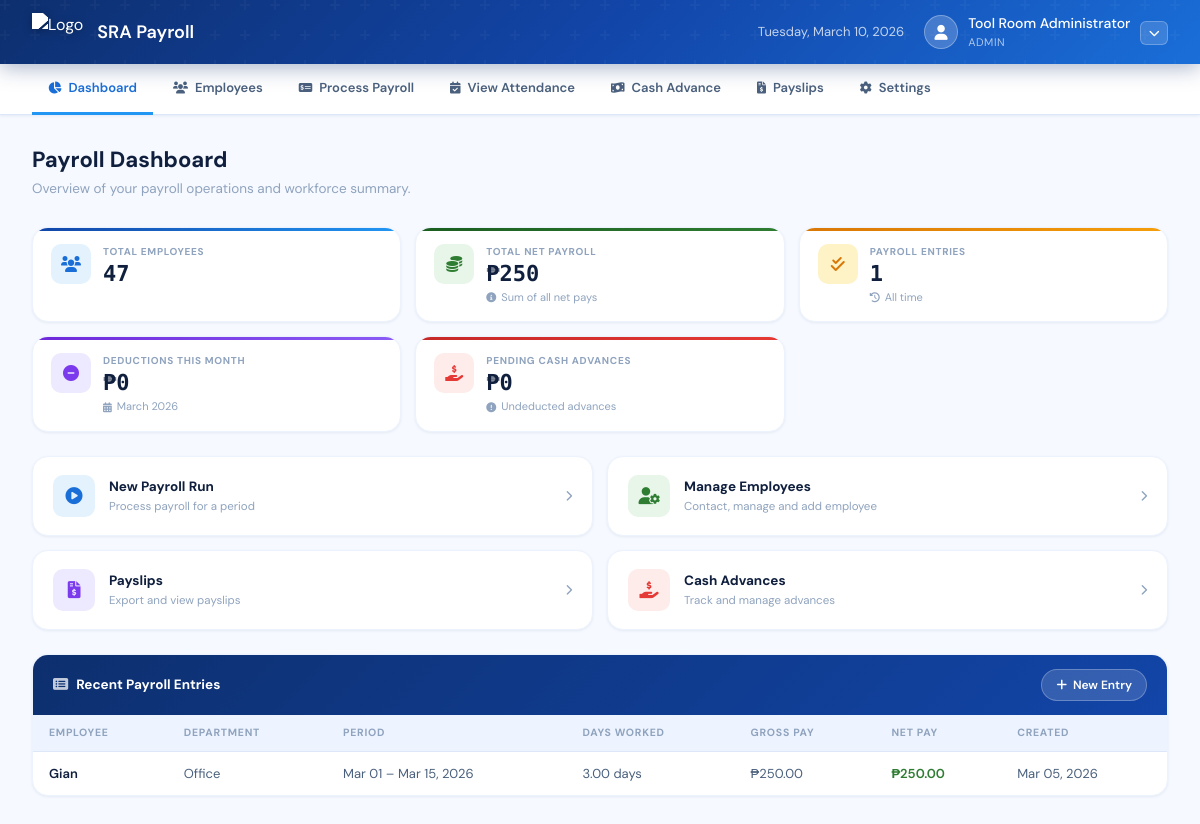
The app's page /srapayroll/dashboard.php (signed in) with its own data.
### tables this page shows
CREATE TABLE IF NOT EXISTS `payroll_entries` (
  `id` int NOT NULL AUTO_INCREMENT,
  `employee_id` int NOT NULL,
  `date_from` date NOT NULL,
  `date_to` date NOT NULL,
  `days_worked` decimal(5,2) NOT NULL DEFAULT '0.00',
  `absent_days` decimal(5,2) NOT NULL DEFAULT '0.00',
  `late_minutes` decimal(8,2) NOT NULL DEFAULT '0.00',
  `ot_hours` decimal(5,2) NOT NULL DEFAULT '0.00',
  `basic_salary` decimal(12,2) NOT NULL DEFAULT '0.00',
  `daily_rate` decimal(12,2) NOT NULL DEFAULT '0.00',
  `basic_pay` decimal(12,2) NOT NULL DEFAULT '0.00',
  `ot_pay` decimal(12,2) NOT NULL DEFAULT '0.00',
  `absent_deduction` decimal(12,2) NOT NULL DEFAULT '0.00',
  `late_deduction` decimal(12,2) NOT NULL DEFAULT '0.00',
  `gross_pay` decimal(12,2) NOT NULL DEFAULT '0.00',
  `sss` decimal(12,2) NOT NULL DEFAULT '0.00',
  `philhealth` decimal(12,2) NOT NULL DEFAULT '0.00',
  `pagibig` decimal(12,2) NOT NULL DEFAULT '0.00',
  `cash_advance` decimal(12,2) NOT NULL DEFAULT '0.00',
  `other_deductions` decimal(12,2) NOT NULL DEFAULT '0.00',
  `total_deductions` decimal(12,2) NOT NULL DEFAULT '0.00',
  `net_pay` decimal(12,2) NOT NULL DEFAULT '0.00',
  `remarks` text,
  `created_by` int DEFAULT NULL,
  `created_at` datetime DEFAULT CURRENT_TIMESTAMP,
  PRIMARY KEY (`id`),
  KEY `idx_employee_id` (`employee_id`),
  KEY `idx_date_from` (`date_from`),
  KEY `idx_created_at` (`created_at`)
);

CREATE TABLE IF NOT EXISTS `employees` (
  `id` int NOT NULL AUTO_INCREMENT,
  `employee_id` varchar(20) DEFAULT NULL,
  `name` varchar(150) NOT NULL,
  `department` enum('Field','Office') NOT NULL DEFAULT 'Field',
  `color` varchar(100) DEFAULT '135deg,#1245a8,#42a5f5',
  `is_active` tinyint(1) DEFAULT '1',
  `created_at` datetime DEFAULT CURRENT_TIMESTAMP,
  `basic_salary` decimal(10,2) DEFAULT '0.00',
  `position` varchar(100) DEFAULT NULL,
  `employment_type` enum('Full Time','Part Time','Contractual') DEFAULT 'Full Time',
  `daily_rate` decimal(10,2) DEFAULT '0.00',
  `phone` varchar(20) DEFAULT NULL,
  `hire_date` date DEFAULT NULL,
  PRIMARY KEY (`id`)
);

### srapayroll/dashboard.php (the view, shortened to what this page needs)
<?php
require_once "../config.php";
$total_employees   = 0;
$monthly_payroll   = 0;
$completed_runs    = 0;
$total_deductions  = 0;
$pending_ca_amount = 0;
$recent_runs       = [];
$r = $conn->query("SELECT COUNT(*) as total FROM employees WHERE is_active = 1");
if ($r) { $total_employees = $r->fetch_assoc()['total']; }
$r = $conn->query("SHOW TABLES LIKE 'payroll_entries'");
if ($r && $r->num_rows > 0) {
    $r = $conn->query("SELECT COALESCE(SUM(net_pay),0) as total FROM payroll_entries");
    if ($r) { $monthly_payroll = $r->fetch_assoc()['total']; }
    $r = $conn->query("SELECT COUNT(*) as total FROM payroll_entries");
    if ($r) { $completed_runs = $r->fetch_assoc()['total']; }
    $r = $conn->query("SELECT COALESCE(SUM(total_deductions),0) as total FROM payroll_entries WHERE MONTH(created_at)=MONTH(NOW()) AND YEAR(created_at)=YEAR(NOW())");
    if ($r) { $total_deductions = $r->fetch_assoc()['total']; }
    $r = $conn->query("
        SELECT pe.*, e.name as emp_name, e.department
        FROM payroll_entries pe
        JOIN employees e ON e.id = pe.employee_id
        ORDER BY pe.created_at DESC
        LIMIT 5
    ");
    if ($r) { while ($row = $r->fetch_assoc()) { $recent_runs[] = $row; } }
}
$r = $conn->query("SHOW TABLES LIKE 'cash_advances'");
if ($r && $r->num_rows > 0) {
    $r = $conn->query("SELECT COALESCE(SUM(amount),0) as total FROM cash_advances WHERE status = 'pending'");
    if ($r) { $pending_ca_amount = $r->fetch_assoc()['total']; }
}
?>
<!DOCTYPE html>
<html lang="en">
<head>
    <link rel="stylesheet" href="https://cdnjs.cloudflare.com/ajax/libs/font-awesome/6.0.0/css/all.min.css">
    <link rel="stylesheet" href="css/dashboard.css">
</head>
<body>
<?php include 'nav.php'; ?>
<div class="page-layout">
    <div class="page-header">
        <h2>Payroll Dashboard</h2>
        <p>Overview of your payroll operations and workforce summary.</p>
    </div>
    <div class="stats-grid">
        <div class="stat-card blue">
            <div class="stat-icon"><i class="fas fa-users"></i></div>
            <div class="stat-info">
                <div class="stat-label">Total Employees</div>
                <div class="stat-value"><?php echo number_format($total_employees); ?></div>
            </div>
        </div>
        <div class="stat-card green">
            <div class="stat-icon"><i class="fas fa-coins"></i></div>
            <div class="stat-info">
                <div class="stat-label">Total Net Payroll</div>
                <div class="stat-value">&#8369;<?php echo number_format($monthly_payroll, 0); ?></div>
                <div class="stat-sub neutral">
                    <i class="fas fa-info-circle"></i>
                    Sum of all net pays
                </div>
            </div>
        </div>
        <div class="stat-card amber">
            <div class="stat-icon"><i class="fas fa-check-double"></i></div>
            <div class="stat-info">
                <div class="stat-label">Payroll Entries</div>
                <div class="stat-value"><?php echo number_format($completed_runs); ?></div>
                <div class="stat-sub neutral">
                    <i class="fas fa-history"></i>
                    All time
                </div>
            </div>
        </div>
        <div class="stat-card purple">
            <div class="stat-icon"><i class="fas fa-minus-circle"></i></div>
            <div class="stat-info">
                <div class="stat-label">Deductions This Month</div>
                <div class="stat-value">&#8369;<?php echo number_format($total_deductions, 0); ?></div>
                <div class="stat-sub neutral">
                    <i class="fas fa-calendar-alt"></i>
                    <?php echo date('F Y'); ?>
                </div>
            </div>
        </div>
        <div class="stat-card red">
            <div class="stat-icon"><i class="fas fa-hand-holding-usd"></i></div>
            <div class="stat-info">
                <div class="stat-label">Pending Cash Advances</div>
                <div class="stat-value">&#8369;<?php echo number_format($pending_ca_amount, 0); ?></div>
                <div class="stat-sub neutral">
                    <i class="fas fa-exclamation-circle"></i>
                    Undeducted advances
                </div>
            </div>
        </div>
    </div>
    <div class="quick-actions">
        <a href="process_payroll" class="qa-card">
            <div class="qa-icon"><i class="fas fa-play-circle"></i></div>
            <div class="qa-text">
                <div class="qa-title">New Payroll Run</div>
                <div class="qa-desc">Process payroll for a period</div>
            </div>
            <i class="fas fa-chevron-right qa-arrow"></i>
        </a>
        <a href="employees" class="qa-card">
            <div class="qa-icon"><i class="fas fa-user-cog"></i></div>
            <div class="qa-text">
                <div class="qa-title">Manage Employees</div>
                <div class="qa-desc">Contact, manage and add employee</div>
            </div>
            <i class="fas fa-chevron-right qa-arrow"></i>
        </a>
        <a href="payslips" class="qa-card">
            <div class="qa-icon"><i class="fas fa-file-invoice-dollar"></i></div>
            <div class="qa-text">
                <div class="qa-title">Payslips</div>
                <div class="qa-desc">Export and view payslips</div>
            </div>
            <i class="fas fa-chevron-right qa-arrow"></i>
        </a>
        <a href="cash_advance" class="qa-card">
            <div class="qa-icon"><i class="fas fa-hand-holding-usd"></i></div>
            <div class="qa-text">
                <div class="qa-title">Cash Advances</div>
                <div class="qa-desc">Track and manage advances</div>
            </div>
            <i class="fas fa-chevron-right qa-arrow"></i>
        </a>
    </div>
    <div class="section-card">
        <div class="section-head">
            <h3><i class="fas fa-list-alt"></i> Recent Payroll Entries</h3>
            <a href="process_payroll" class="btn-new-run"><i class="fas fa-plus"></i> New Entry</a>
        </div>
        <?php if (empty($recent_runs)): ?>
        <div class="empty-state">
            <i class="fas fa-inbox"></i>
            <p>No Payroll Entries Yet</p>
            <span>Process your first payroll entry to see records here.</span>
        </div>
        <?php else: ?>
        <table class="runs-table">
            <thead>
                <tr>
                    <th>Employee</th>
                    <th>Department</th>
                    <th>Period</th>
                    <th>Days Worked</th>
                    <th>Gross Pay</th>
                    <th>Net Pay</th>
                    <th>Created</th>
                </tr>
            </thead>
            <tbody>
                <?php foreach ($recent_runs as $run): ?>
                <tr>
                    <td><strong><?php echo htmlspecialchars($run['emp_name']); ?></strong></td>
                    <td><?php echo htmlspecialchars($run['department'] ?? '—'); ?></td>
                    <td><?php echo date('M d', strtotime($run['date_from'])) . ' – ' . date('M d, Y', strtotime($run['date_to'])); ?></td>
                    <td><?php echo $run['days_worked']; ?> days</td>
                    <td>&#8369;<?php echo number_format($run['gross_pay'], 2); ?></td>
                    <td><strong style="color:var(--green-500);">&#8369;<?php echo number_format($run['net_pay'], 2); ?></strong></td>
                    <td><?php echo date('M d, Y', strtotime($run['created_at'])); ?></td>
                </tr>
                <?php endforeach; ?>
            </tbody>
        </table>
        <?php endif; ?>
    </div>
</div>
</body>
</html>

### records on screen
payroll_entries: employee.name "Gian", employee.department "Office", date_from "Mar 01", date_to "Mar 15, 2026", days_worked "3.00", gross_pay "250.00", net_pay "250.00", created_at "Mar 05, 2026"

### other values on screen
$_SESSION['full_name'] "Tool Room Administrator"
$_SESSION['role'] "ADMIN"
$total_employees "47"
$monthly_payroll "250"
$completed_runs "1"
$total_deductions "0"
$pending_ca_amount "0"
